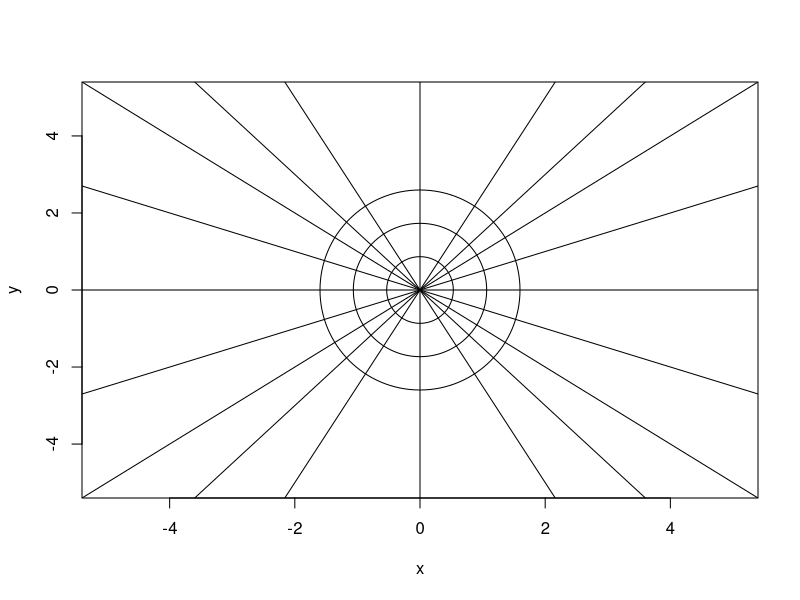
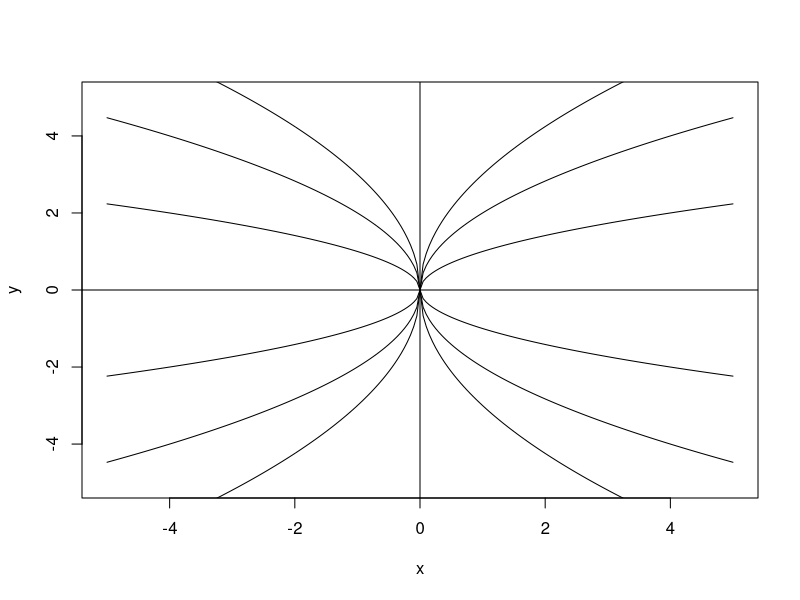

Write the R code that produced these figures, in order.
## ---- chunk 1
plot(0, type = "l", xlim = c(-5,5), ylim = c(-5,5), xlab="x", ylab="y")
abline(v = 0, col = "black", lty = "solid")
abline(h = 0, col = "black", lty = "solid")
abline(0,0.5)
abline(0,-0.5)
abline(0,1)
abline(0,-1)
abline(0,1.5)
abline(0,-1.5)
abline(0,2.5)
abline(0,-2.5)
symbols(x=c(0,0,0), y=c(0,0,0), circles=c(1,2,3), add=T)
## ---- chunk 2
plot(0, type = "l", xlim = c(-5,5), ylim = c(-5,5), xlab="x", ylab="y")
abline(v = 0, col = "black", lty = "solid")
abline(h = 0, col = "black", lty = "solid")
curve(sqrt(x), xlim = c(0,5), col = "black", lty = "solid", add = TRUE)
curve(2*sqrt(x), xlim = c(0,5), col = "black", lty = "solid", add = TRUE)
curve(3*sqrt(x), xlim = c(0,5), col = "black", lty = "solid", add = TRUE)
curve(-sqrt(x), xlim = c(0,5), col = "black", lty = "solid", add = TRUE)
curve(-2*sqrt(x), xlim = c(0,5), col = "black", lty = "solid", add = TRUE)
curve(-3*sqrt(x), xlim = c(0,5), col = "black", lty = "solid", add = TRUE)
curve(sqrt(-x), xlim = c(-5,0), col = "black", lty = "solid", add = TRUE)
curve(2*sqrt(-x), xlim = c(-5,0), col = "black", lty = "solid", add = TRUE)
curve(3*sqrt(-x), xlim = c(-5,0), col = "black", lty = "solid", add = TRUE)
curve(-sqrt(-x), xlim = c(-5,0), col = "black", lty = "solid", add = TRUE)
curve(-2*sqrt(-x), xlim = c(-5,0), col = "black", lty = "solid", add = TRUE)
curve(-3*sqrt(-x), xlim = c(-5,0), col = "black", lty = "solid", add = TRUE)
